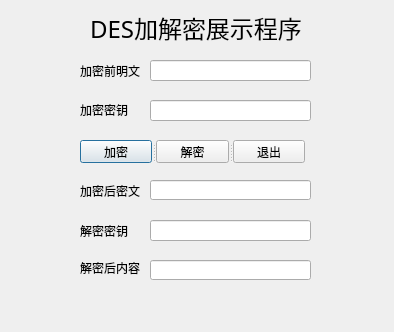
<?xml version="1.0" encoding="UTF-8"?>
<ui version="4.0">
 <class>Dialog</class>
 <widget class="QDialog" name="Dialog">
  <property name="geometry">
   <rect>
    <x>0</x>
    <y>0</y>
    <width>394</width>
    <height>332</height>
   </rect>
  </property>
  <property name="windowTitle">
   <string>DES [指导老师:覃中平, 编码:U200917937]</string>
  </property>
  <widget class="QLabel" name="mingwen_label">
   <property name="geometry">
    <rect>
     <x>80</x>
     <y>60</y>
     <width>61</width>
     <height>21</height>
    </rect>
   </property>
   <property name="sizePolicy">
    <sizepolicy hsizetype="Preferred" vsizetype="Preferred">
     <horstretch>0</horstretch>
     <verstretch>0</verstretch>
    </sizepolicy>
   </property>
   <property name="text">
    <string>加密前明文</string>
   </property>
  </widget>
  <widget class="QLineEdit" name="miwen_input_lineEdit">
   <property name="geometry">
    <rect>
     <x>150</x>
     <y>100</y>
     <width>161</width>
     <height>21</height>
    </rect>
   </property>
  </widget>
  <widget class="QLineEdit" name="miwen_output_lineEdit">
   <property name="geometry">
    <rect>
     <x>150</x>
     <y>180</y>
     <width>161</width>
     <height>20</height>
    </rect>
   </property>
  </widget>
  <widget class="QLineEdit" name="jiemi_output_lineEdit">
   <property name="geometry">
    <rect>
     <x>150</x>
     <y>260</y>
     <width>161</width>
     <height>20</height>
    </rect>
   </property>
  </widget>
  <widget class="QLabel" name="set_key_label">
   <property name="geometry">
    <rect>
     <x>80</x>
     <y>100</y>
     <width>51</width>
     <height>20</height>
    </rect>
   </property>
   <property name="text">
    <string>加密密钥</string>
   </property>
  </widget>
  <widget class="QLabel" name="miwen_label">
   <property name="geometry">
    <rect>
     <x>80</x>
     <y>180</y>
     <width>61</width>
     <height>21</height>
    </rect>
   </property>
   <property name="text">
    <string>加密后密文</string>
   </property>
  </widget>
  <widget class="QLabel" name="info_label">
   <property name="geometry">
    <rect>
     <x>90</x>
     <y>10</y>
     <width>221</width>
     <height>31</height>
    </rect>
   </property>
   <property name="font">
    <font>
     <family>宋体</family>
     <pointsize>14</pointsize>
     <weight>75</weight>
     <bold>true</bold>
    </font>
   </property>
   <property name="text">
    <string>&lt;!DOCTYPE HTML PUBLIC &quot;-//W3C//DTD HTML 4.0//EN&quot; &quot;http://www.w3.org/TR/REC-html40/strict.dtd&quot;&gt;
&lt;html&gt;&lt;head&gt;&lt;meta name=&quot;qrichtext&quot; content=&quot;1&quot; /&gt;&lt;style type=&quot;text/css&quot;&gt;
p, li { white-space: pre-wrap; }
&lt;/style&gt;&lt;/head&gt;&lt;body style=&quot; font-family:'MS Shell Dlg 2'; font-size:8.25pt; font-weight:400; font-style:normal;&quot;&gt;
&lt;p style=&quot; margin-top:0px; margin-bottom:0px; margin-left:0px; margin-right:0px; -qt-block-indent:0; text-indent:0px;&quot;&gt;&lt;span style=&quot; font-size:18pt;&quot;&gt;DES加解密展示程序&lt;/span&gt;&lt;/p&gt;&lt;/body&gt;&lt;/html&gt;</string>
   </property>
  </widget>
  <widget class="QLineEdit" name="jiemi_key_input_lineEdit">
   <property name="geometry">
    <rect>
     <x>150</x>
     <y>220</y>
     <width>161</width>
     <height>21</height>
    </rect>
   </property>
  </widget>
  <widget class="QLabel" name="jiemi_label">
   <property name="geometry">
    <rect>
     <x>80</x>
     <y>220</y>
     <width>51</width>
     <height>21</height>
    </rect>
   </property>
   <property name="text">
    <string>解密密钥</string>
   </property>
  </widget>
  <widget class="QLineEdit" name="mingwen_input_lineEdit">
   <property name="geometry">
    <rect>
     <x>150</x>
     <y>60</y>
     <width>161</width>
     <height>21</height>
    </rect>
   </property>
  </widget>
  <widget class="QLabel" name="mingwen_output_show">
   <property name="geometry">
    <rect>
     <x>80</x>
     <y>260</y>
     <width>61</width>
     <height>16</height>
    </rect>
   </property>
   <property name="text">
    <string>解密后内容</string>
   </property>
  </widget>
  <widget class="QSplitter" name="splitter">
   <property name="geometry">
    <rect>
     <x>80</x>
     <y>140</y>
     <width>225</width>
     <height>23</height>
    </rect>
   </property>
   <property name="orientation">
    <enum>Qt::Horizontal</enum>
   </property>
   <widget class="QPushButton" name="encryption_btn">
    <property name="text">
     <string>加密</string>
    </property>
   </widget>
   <widget class="QPushButton" name="decryption_btn">
    <property name="text">
     <string>解密</string>
    </property>
   </widget>
   <widget class="QPushButton" name="exitButton">
    <property name="text">
     <string>退出</string>
    </property>
   </widget>
  </widget>
 </widget>
 <layoutdefault spacing="6" margin="11"/>
 <tabstops>
  <tabstop>mingwen_input_lineEdit</tabstop>
  <tabstop>miwen_input_lineEdit</tabstop>
  <tabstop>encryption_btn</tabstop>
  <tabstop>miwen_output_lineEdit</tabstop>
  <tabstop>jiemi_key_input_lineEdit</tabstop>
  <tabstop>decryption_btn</tabstop>
  <tabstop>jiemi_output_lineEdit</tabstop>
 </tabstops>
 <resources/>
 <connections/>
</ui>
